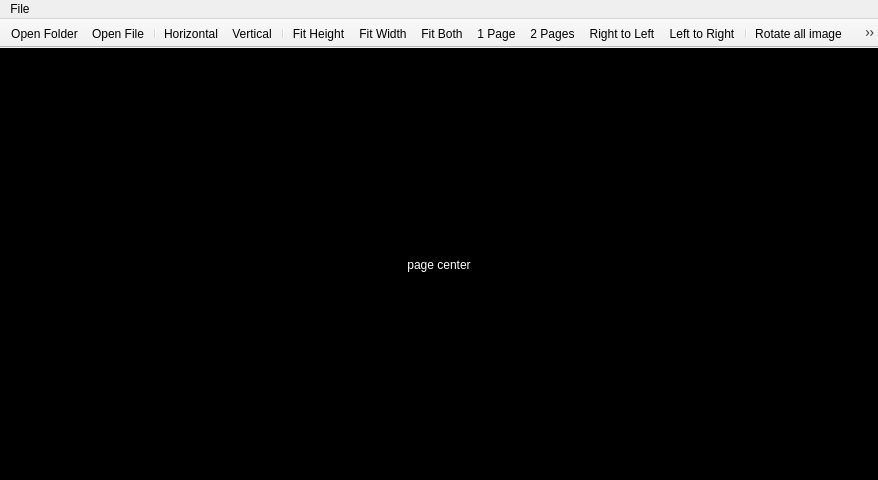
<?xml version="1.0" encoding="UTF-8"?>
<ui version="4.0">
 <class>MainWindow</class>
 <widget class="QMainWindow" name="MainWindow">
  <property name="windowModality">
   <enum>Qt::NonModal</enum>
  </property>
  <property name="geometry">
   <rect>
    <x>0</x>
    <y>0</y>
    <width>878</width>
    <height>480</height>
   </rect>
  </property>
  <property name="windowTitle">
   <string>Comic Reader</string>
  </property>
  <property name="windowIcon">
   <iconset resource="resources.qrc">
    <normaloff>:/icon/main_icon</normaloff>:/icon/main_icon</iconset>
  </property>
  <property name="styleSheet">
   <string notr="true"/>
  </property>
  <widget class="QWidget" name="mainwidget">
   <layout class="QVBoxLayout" name="verticalLayout">
    <property name="spacing">
     <number>0</number>
    </property>
    <property name="sizeConstraint">
     <enum>QLayout::SetDefaultConstraint</enum>
    </property>
    <property name="leftMargin">
     <number>0</number>
    </property>
    <property name="topMargin">
     <number>0</number>
    </property>
    <property name="rightMargin">
     <number>0</number>
    </property>
    <property name="bottomMargin">
     <number>0</number>
    </property>
    <item>
     <widget class="QProgressBar" name="pgb_auto_play">
      <property name="maximumSize">
       <size>
        <width>16777215</width>
        <height>1</height>
       </size>
      </property>
      <property name="styleSheet">
       <string notr="true">QProgressBar
{
border: 0px;
background-color: #000000;
}
QProgressBar::chunk 
{
background-color: #888888;
}</string>
      </property>
      <property name="value">
       <number>0</number>
      </property>
      <property name="textVisible">
       <bool>false</bool>
      </property>
      <property name="format">
       <string notr="true">%p%</string>
      </property>
     </widget>
    </item>
    <item>
     <widget class="QScrollArea" name="scrollArea">
      <property name="styleSheet">
       <string notr="true"/>
      </property>
      <property name="frameShape">
       <enum>QFrame::NoFrame</enum>
      </property>
      <property name="frameShadow">
       <enum>QFrame::Plain</enum>
      </property>
      <property name="lineWidth">
       <number>0</number>
      </property>
      <property name="sizeAdjustPolicy">
       <enum>QAbstractScrollArea::AdjustToContents</enum>
      </property>
      <property name="widgetResizable">
       <bool>true</bool>
      </property>
      <property name="alignment">
       <set>Qt::AlignCenter</set>
      </property>
      <widget class="QWidget" name="scrollAreaWidgetContents">
       <property name="geometry">
        <rect>
         <x>0</x>
         <y>0</y>
         <width>878</width>
         <height>424</height>
        </rect>
       </property>
       <property name="styleSheet">
        <string notr="true">background-color: #000000;
color: #FFFFFF;</string>
       </property>
       <layout class="QGridLayout" name="gridLayout">
        <property name="leftMargin">
         <number>0</number>
        </property>
        <property name="topMargin">
         <number>0</number>
        </property>
        <property name="rightMargin">
         <number>0</number>
        </property>
        <property name="bottomMargin">
         <number>0</number>
        </property>
        <property name="spacing">
         <number>0</number>
        </property>
        <item row="0" column="1">
         <spacer name="spacer_top">
          <property name="orientation">
           <enum>Qt::Vertical</enum>
          </property>
          <property name="sizeType">
           <enum>QSizePolicy::Expanding</enum>
          </property>
          <property name="sizeHint" stdset="0">
           <size>
            <width>0</width>
            <height>0</height>
           </size>
          </property>
         </spacer>
        </item>
        <item row="2" column="1">
         <spacer name="spacer_bottom">
          <property name="orientation">
           <enum>Qt::Vertical</enum>
          </property>
          <property name="sizeType">
           <enum>QSizePolicy::Expanding</enum>
          </property>
          <property name="sizeHint" stdset="0">
           <size>
            <width>0</width>
            <height>0</height>
           </size>
          </property>
         </spacer>
        </item>
        <item row="1" column="2">
         <spacer name="spacer_right">
          <property name="orientation">
           <enum>Qt::Horizontal</enum>
          </property>
          <property name="sizeType">
           <enum>QSizePolicy::Expanding</enum>
          </property>
          <property name="sizeHint" stdset="0">
           <size>
            <width>0</width>
            <height>0</height>
           </size>
          </property>
         </spacer>
        </item>
        <item row="1" column="1">
         <layout class="QGridLayout" name="layout_main">
          <property name="spacing">
           <number>0</number>
          </property>
          <item row="0" column="0">
           <widget class="QLabel" name="lbl_tmp">
            <property name="minimumSize">
             <size>
              <width>50</width>
              <height>50</height>
             </size>
            </property>
            <property name="cursor">
             <cursorShape>OpenHandCursor</cursorShape>
            </property>
            <property name="lineWidth">
             <number>0</number>
            </property>
            <property name="text">
             <string notr="true">page center</string>
            </property>
            <property name="scaledContents">
             <bool>true</bool>
            </property>
            <property name="alignment">
             <set>Qt::AlignCenter</set>
            </property>
           </widget>
          </item>
         </layout>
        </item>
        <item row="1" column="0">
         <spacer name="spacer_left">
          <property name="orientation">
           <enum>Qt::Horizontal</enum>
          </property>
          <property name="sizeType">
           <enum>QSizePolicy::Expanding</enum>
          </property>
          <property name="sizeHint" stdset="0">
           <size>
            <width>0</width>
            <height>0</height>
           </size>
          </property>
         </spacer>
        </item>
       </layout>
      </widget>
     </widget>
    </item>
   </layout>
  </widget>
  <widget class="QMenuBar" name="menubar">
   <property name="geometry">
    <rect>
     <x>0</x>
     <y>0</y>
     <width>878</width>
     <height>21</height>
    </rect>
   </property>
   <widget class="QMenu" name="menuFile">
    <property name="title">
     <string>File</string>
    </property>
    <addaction name="actionFileOpenFile"/>
    <addaction name="actionFileOpenFolder"/>
    <addaction name="separator"/>
    <addaction name="actionFileExit"/>
   </widget>
   <addaction name="menuFile"/>
  </widget>
  <widget class="QToolBar" name="tb_main">
   <property name="enabled">
    <bool>true</bool>
   </property>
   <property name="sizePolicy">
    <sizepolicy hsizetype="Expanding" vsizetype="Fixed">
     <horstretch>0</horstretch>
     <verstretch>0</verstretch>
    </sizepolicy>
   </property>
   <property name="contextMenuPolicy">
    <enum>Qt::PreventContextMenu</enum>
   </property>
   <property name="windowTitle">
    <string>Main Toolbar</string>
   </property>
   <property name="styleSheet">
    <string notr="true"/>
   </property>
   <property name="movable">
    <bool>false</bool>
   </property>
   <property name="floatable">
    <bool>false</bool>
   </property>
   <attribute name="toolBarArea">
    <enum>TopToolBarArea</enum>
   </attribute>
   <attribute name="toolBarBreak">
    <bool>false</bool>
   </attribute>
   <addaction name="actionFileOpenFolder"/>
   <addaction name="actionFileOpenFile"/>
   <addaction name="separator"/>
   <addaction name="actionScrollFlowLeftRight"/>
   <addaction name="actionScrollFlowUpDown"/>
   <addaction name="separator"/>
   <addaction name="actionFitHeight"/>
   <addaction name="actionFitWidth"/>
   <addaction name="actionFitBoth"/>
   <addaction name="actionPageModeSingle"/>
   <addaction name="actionPageModeDouble"/>
   <addaction name="actionPageFlowRightToLeft"/>
   <addaction name="actionPageFlowLeftToRight"/>
   <addaction name="separator"/>
   <addaction name="actionRotateAllImage"/>
   <addaction name="separator"/>
   <addaction name="actionFullscreen"/>
   <addaction name="separator"/>
   <addaction name="actionAddBookmark"/>
   <addaction name="actionBookmarkList"/>
  </widget>
  <action name="actionPageModeSingle">
   <property name="checkable">
    <bool>true</bool>
   </property>
   <property name="icon">
    <iconset resource="resources.qrc">
     <normaloff>:/icon/1column</normaloff>:/icon/1column</iconset>
   </property>
   <property name="text">
    <string>1 Page</string>
   </property>
   <property name="toolTip">
    <string>1 Page</string>
   </property>
  </action>
  <action name="actionFileOpenFile">
   <property name="enabled">
    <bool>true</bool>
   </property>
   <property name="icon">
    <iconset resource="resources.qrc">
     <normaloff>:/icon/open-archive</normaloff>:/icon/open-archive</iconset>
   </property>
   <property name="text">
    <string>Open File</string>
   </property>
  </action>
  <action name="actionFileOpenFolder">
   <property name="icon">
    <iconset resource="resources.qrc">
     <normaloff>:/icon/open-folder</normaloff>:/icon/open-folder</iconset>
   </property>
   <property name="text">
    <string>Open Folder</string>
   </property>
  </action>
  <action name="actionFileExit">
   <property name="icon">
    <iconset resource="resources.qrc">
     <normaloff>:/icon/exit</normaloff>:/icon/exit</iconset>
   </property>
   <property name="text">
    <string>Quit</string>
   </property>
  </action>
  <action name="actionFullscreen">
   <property name="icon">
    <iconset resource="resources.qrc">
     <normaloff>:/icon/full-screen</normaloff>:/icon/full-screen</iconset>
   </property>
   <property name="text">
    <string>Fullscreen</string>
   </property>
   <property name="toolTip">
    <string>Fullscreen (F11)</string>
   </property>
  </action>
  <action name="actionScrollFlowUpDown">
   <property name="checkable">
    <bool>true</bool>
   </property>
   <property name="icon">
    <iconset resource="resources.qrc">
     <normaloff>:/icon/horizontal</normaloff>:/icon/horizontal</iconset>
   </property>
   <property name="text">
    <string>Vertical</string>
   </property>
   <property name="toolTip">
    <string>Vertical</string>
   </property>
  </action>
  <action name="actionScrollFlowLeftRight">
   <property name="checkable">
    <bool>true</bool>
   </property>
   <property name="icon">
    <iconset resource="resources.qrc">
     <normaloff>:/icon/vertical</normaloff>:/icon/vertical</iconset>
   </property>
   <property name="text">
    <string>Horizontal</string>
   </property>
   <property name="toolTip">
    <string>Horizontal</string>
   </property>
  </action>
  <action name="actionPageModeDouble">
   <property name="checkable">
    <bool>true</bool>
   </property>
   <property name="icon">
    <iconset resource="resources.qrc">
     <normaloff>:/icon/2columns</normaloff>:/icon/2columns</iconset>
   </property>
   <property name="text">
    <string>2 Pages</string>
   </property>
   <property name="toolTip">
    <string>2 Pages</string>
   </property>
  </action>
  <action name="actionPageModeTriple">
   <property name="checkable">
    <bool>true</bool>
   </property>
   <property name="icon">
    <iconset resource="resources.qrc">
     <normaloff>:/icon/3columns</normaloff>:/icon/3columns</iconset>
   </property>
   <property name="text">
    <string>3 Pages</string>
   </property>
   <property name="toolTip">
    <string>3 Pages</string>
   </property>
  </action>
  <action name="actionFitWidth">
   <property name="checkable">
    <bool>true</bool>
   </property>
   <property name="icon">
    <iconset resource="resources.qrc">
     <normaloff>:/icon/fit-width</normaloff>:/icon/fit-width</iconset>
   </property>
   <property name="text">
    <string>Fit Width</string>
   </property>
   <property name="toolTip">
    <string>Fit Width</string>
   </property>
  </action>
  <action name="actionFitHeight">
   <property name="checkable">
    <bool>true</bool>
   </property>
   <property name="icon">
    <iconset resource="resources.qrc">
     <normaloff>:/icon/fit-height</normaloff>:/icon/fit-height</iconset>
   </property>
   <property name="text">
    <string>Fit Height</string>
   </property>
   <property name="toolTip">
    <string>Fit Height</string>
   </property>
  </action>
  <action name="actionFitBoth">
   <property name="checkable">
    <bool>true</bool>
   </property>
   <property name="icon">
    <iconset resource="resources.qrc">
     <normaloff>:/icon/fit-both</normaloff>:/icon/fit-both</iconset>
   </property>
   <property name="text">
    <string>Fit Both</string>
   </property>
   <property name="toolTip">
    <string>Fit Both</string>
   </property>
  </action>
  <action name="actionFitWidth80">
   <property name="checkable">
    <bool>true</bool>
   </property>
   <property name="icon">
    <iconset resource="resources.qrc">
     <normaloff>:/icon/fit-width-num</normaloff>:/icon/fit-width-num</iconset>
   </property>
   <property name="text">
    <string>Fit Width 80%</string>
   </property>
   <property name="toolTip">
    <string>Fit Width 80%</string>
   </property>
  </action>
  <action name="actionPageFlowRightToLeft">
   <property name="checkable">
    <bool>true</bool>
   </property>
   <property name="icon">
    <iconset resource="resources.qrc">
     <normaloff>:/icon/right-to-left</normaloff>:/icon/right-to-left</iconset>
   </property>
   <property name="text">
    <string>Right to Left</string>
   </property>
   <property name="toolTip">
    <string>Right to Left</string>
   </property>
  </action>
  <action name="actionPageFlowLeftToRight">
   <property name="checkable">
    <bool>true</bool>
   </property>
   <property name="icon">
    <iconset resource="resources.qrc">
     <normaloff>:/icon/left-to-right</normaloff>:/icon/left-to-right</iconset>
   </property>
   <property name="text">
    <string>Left to Right</string>
   </property>
   <property name="toolTip">
    <string>Left to Right</string>
   </property>
  </action>
  <action name="actionPageModeQuadruple">
   <property name="checkable">
    <bool>true</bool>
   </property>
   <property name="icon">
    <iconset resource="resources.qrc">
     <normaloff>:/icon/4columns</normaloff>:/icon/4columns</iconset>
   </property>
   <property name="text">
    <string>4 Pages</string>
   </property>
   <property name="toolTip">
    <string>4 Pages</string>
   </property>
  </action>
  <action name="actionAddBookmark">
   <property name="icon">
    <iconset resource="resources.qrc">
     <normaloff>:/icon/bookmark</normaloff>:/icon/bookmark</iconset>
   </property>
   <property name="text">
    <string>Add to bookmark</string>
   </property>
   <property name="toolTip">
    <string>Add to bookmark</string>
   </property>
  </action>
  <action name="actionBookmarkList">
   <property name="icon">
    <iconset resource="resources.qrc">
     <normaloff>:/icon/list</normaloff>:/icon/list</iconset>
   </property>
   <property name="text">
    <string>Display bookmark list</string>
   </property>
   <property name="toolTip">
    <string>Display bookmark list</string>
   </property>
  </action>
  <action name="actionAutoPlay">
   <property name="icon">
    <iconset resource="resources.qrc">
     <normaloff>:/icon/play</normaloff>:/icon/play</iconset>
   </property>
   <property name="text">
    <string>Start or Pause Auto Play</string>
   </property>
   <property name="toolTip">
    <string>Start or Pause Auto Play (k)</string>
   </property>
  </action>
  <action name="actionRotateAllImage">
   <property name="icon">
    <iconset resource="resources.qrc">
     <normaloff>:/icon/rotate-right</normaloff>:/icon/rotate-right</iconset>
   </property>
   <property name="text">
    <string>Rotate all image</string>
   </property>
   <property name="toolTip">
    <string>Rotate all image</string>
   </property>
  </action>
 </widget>
 <resources>
  <include location="resources.qrc"/>
 </resources>
 <connections/>
</ui>
